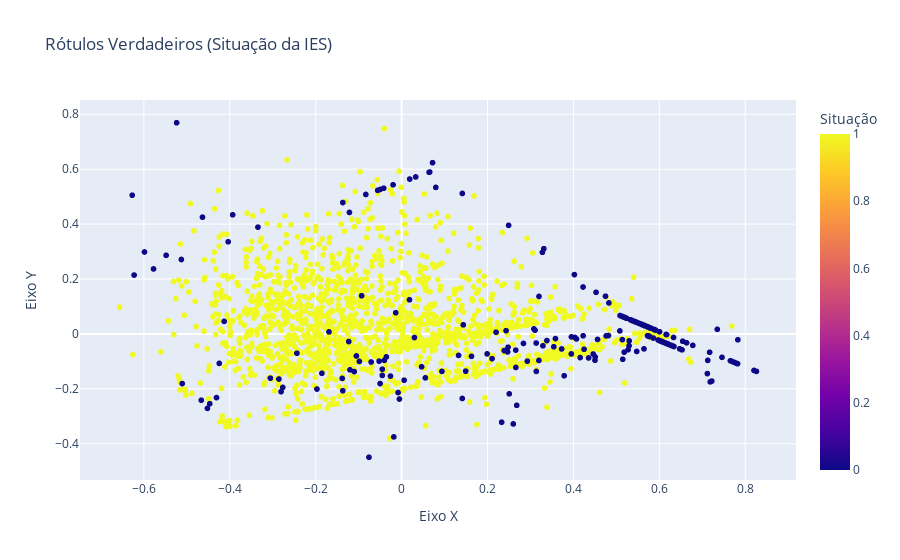

This figure's notebook cell:
### Code cell
graph = px.scatter(x = df_pca[:,0], y = df_pca[:,1], color=df['Situacao'], labels={
                     "x": "Eixo X",
                     "y": "Eixo Y",
                     "color": "Situação"
                 },
                title="Rótulos Verdadeiros (Situação da IES)")
graph.write_image('./graphs/labels_hc.png')
graph.show()

### Figure 1 — Plotly figure (JSON) as saved in the notebook; plotly's stock layout.template omitted (floating-point values rounded to 4 significant figures; data arrays with more than 128 entries replaced by an {"elided": "..."} marker saying what was removed)
{"data": [{"hovertemplate": "Eixo X=%{x}<br>Eixo Y=%{y}<br>Situação=%{marker.color}<extra></extra>", "legendgroup": "", "marker": {"color": {"elided": "2177 int values"}, "coloraxis": "coloraxis", "symbol": "circle"}, "mode": "markers", "name": "", "showlegend": false, "type": "scattergl", "x": {"elided": "2177 float values"}, "xaxis": "x", "y": {"elided": "2177 float values"}, "yaxis": "y"}], "layout": {"coloraxis": {"colorbar": {"title": {"text": "Situação"}}, "colorscale": [[0, "#0d0887"], [0.1111, "#46039f"], [0.2222, "#7201a8"], [0.3333, "#9c179e"], [0.4444, "#bd3786"], [0.5556, "#d8576b"], [0.6667, "#ed7953"], [0.7778, "#fb9f3a"], [0.8889, "#fdca26"], [1, "#f0f921"]]}, "legend": {"tracegroupgap": 0}, "title": {"text": "Rótulos Verdadeiros (Situação da IES)"}, "xaxis": {"anchor": "y", "domain": [0, 1], "title": {"text": "Eixo X"}}, "yaxis": {"anchor": "x", "domain": [0, 1], "title": {"text": "Eixo Y"}}}}
